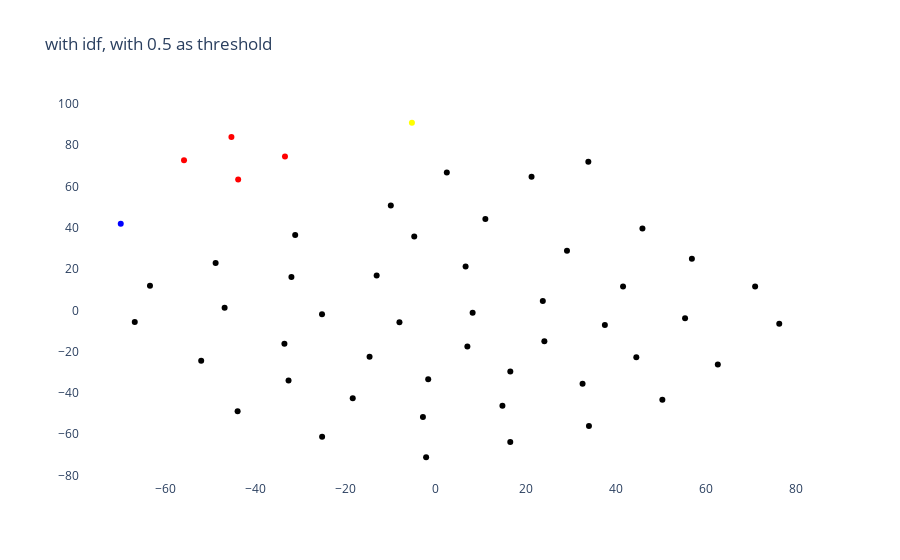

Write notebook code for a chart like this one.
### Code cell
sim_matrix = mb6_sc.nodetypeset.mergeByJaccardSim(return_sim_matrix=True,idf=True)
sim_matrix = np.matrix(sim_matrix)
sim_matrix[sim_matrix>0.5] = 1
sim_matrix[sim_matrix<=0.5] = 0

plot_mb6(sim_matrix,'with idf, with 0.5 as threshold')

### Figure 1 — Plotly figure (JSON) as saved in the notebook; plotly's stock layout.template omitted (floating-point values rounded to 4 significant figures)
{"data": [{"marker": {"color": ["blue", "yellow", "black", "black", "black", "black", "black", "black", "black", "black", "black", "black", "black", "black", "black", "black", "black", "black", "black", "black", "black", "black", "black", "black", "red", "black", "black", "black", "black", "black", "black", "black", "black", "black", "black", "black", "black", "black", "black", "black", "black", "black", "black", "black", "black", "black", "black", "black", "black", "red", "red", "red"]}, "mode": "markers", "text": ["postHighAccuracyThreshold;superLevelRois;logo;neuroglancerMeta;roiHierarchy;postHPThreshold;preHPThreshold;totalPreCount;uuid;roiInfo;neuroglancerInfo;totalPostCount;Meta;meshHost;lastDatabaseEdit;dataset;primaryRois;latestMutationId;medulla7column_Meta;statusDefinitions", "mushroombody_SynapseSet;SynapseSet", "pre;statusLabel;status;alpha1;bodyId;mushroombody_Neuron;roiInfo;post;type;instance;Segment;mushroombody_Segment;Neuron;alpha3;alpha2;size", "pre;statusLabel;mushroombody_Neuron;roiInfo;post;type;instance;status;Segment;mushroombody_Segment;Neuron;alpha3;alpha2;bodyId;size", "pre;roiInfo;post;Segment;mushroombody_Segment;alpha3;bodyId;size", "pre;statusLabel;status;cropped;bodyId;mushroombody_Neuron;roiInfo;post;type;instance;Segment;mushroombody_Segment;Neuron;alpha3;alpha2;size", "pre;statusLabel;mushroombody_Neuron;roiInfo;post;instance;status;Segment;mushroombody_Segment;Neuron;alpha3;bodyId;size", "pre;statusLabel;mushroombody_Neuron;roiInfo;post;type;instance;status;Segment;cropped;Neuron;alpha3;mushroombody_Segment;bodyId;size", "pre;statusLabel;roiInfo;post;instance;status;Segment;mushroombody_Segment;alpha3;bodyId;size", "Segment;pre;mushroombody_Segment;roiInfo;post;bodyId;size", "pre;statusLabel;mushroombody_Neuron;roiInfo;post;status;Segment;mushroombody_Segment;Neuron;bodyId;size", "pre;statusLabel;status;cropped;alpha1;bodyId;mushroombody_Neuron;roiInfo;post;type;instance;Segment;mushroombody_Segment;Neuron;alpha3;alpha2;size", "pre;statusLabel;roiInfo;post;instance;status;Segment;mushroombody_Segment;bodyId;size", "pre;statusLabel;mushroombody_Neuron;roiInfo;post;instance;status;Segment;mushroombody_Segment;Neuron;bodyId;size", "pre;statusLabel;roiInfo;post;status;Segment;mushroombody_Segment;alpha3;bodyId;size", "pre;statusLabel;roiInfo;post;instance;status;Segment;cropped;mushroombody_Segment;bodyId;size", "pre;statusLabel;roiInfo;post;status;Segment;mushroombody_Segment;bodyId;size", "pre;statusLabel;mushroombody_Neuron;roiInfo;post;status;Segment;mushroombody_Segment;Neuron;alpha1;bodyId;size", "pre;statusLabel;mushroombody_Neuron;roiInfo;post;status;Segment;mushroombody_Segment;Neuron;alpha3;bodyId;size", "pre;statusLabel;roiInfo;post;instance;status;Segment;cropped;mushroombody_Segment;alpha3;bodyId;size", "pre;statusLabel;mushroombody_Neuron;roiInfo;post;instance;status;Segment;cropped;Neuron;alpha3;alpha2;mushroombody_Segment;bodyId;size", "pre;statusLabel;mushroombody_Neuron;roiInfo;post;instance;status;Segment;mushroombody_Segment;Neuron;alpha3;alpha2;bodyId;size", "pre;statusLabel;mushroombody_Neuron;roiInfo;post;instance;status;Segment;mushroombody_Segment;Neuron;alpha2;bodyId;size", "pre;statusLabel;mushroombody_Neuron;roiInfo;post;instance;status;Segment;mushroombody_Segment;Neuron;alpha3;alpha2;alpha1;bodyId;size", "confidence;Synapse;alpha3;type;mushroombody_Synapse;location", "pre;statusLabel;mushroombody_Neuron;roiInfo;post;status;Segment;cropped;Neuron;mushroombody_Segment;bodyId;size", "pre;statusLabel;mushroombody_Neuron;roiInfo;post;instance;status;Segment;cropped;Neuron;alpha3;mushroombody_Segment;bodyId;size", "pre;statusLabel;mushroombody_Neuron;roiInfo;post;instance;status;Segment;mushroombody_Segment;Neuron;alpha3;alpha1;bodyId;size", "pre;statusLabel;mushroombody_Neuron;roiInfo;post;instance;status;Segment;cropped;Neuron;mushroombody_Segment;alpha2;bodyId;size", "pre;statusLabel;roiInfo;post;status;Segment;cropped;mushroombody_Segment;alpha3;bodyId;size", "pre;statusLabel;mushroombody_Neuron;roiInfo;post;instance;status;Segment;mushroombody_Segment;Neuron;alpha2;alpha1;bodyId;size", "pre;statusLabel;roiInfo;post;instance;status;Segment;mushroombody_Segment;alpha3;alpha2;bodyId;size", "pre;statusLabel;roiInfo;post;instance;status;Segment;mushroombody_Segment;alpha2;bodyId;size", "pre;roiInfo;post;Segment;mushroombody_Segment;alpha2;bodyId;size", "pre;statusLabel;roiInfo;post;instance;status;Segment;cropped;mushroombody_Segment;alpha2;bodyId;size", "pre;statusLabel;mushroombody_Neuron;roiInfo;post;type;instance;status;Segment;cropped;Neuron;mushroombody_Segment;alpha2;bodyId;size", "pre;statusLabel;roiInfo;post;status;Segment;mushroombody_Segment;alpha2;bodyId;size", "pre;statusLabel;mushroombody_Neuron;roiInfo;post;status;Segment;mushroombody_Segment;Neuron;alpha2;bodyId;size", "pre;statusLabel;mushroombody_Neuron;roiInfo;post;type;instance;status;Segment;mushroombody_Segment;Neuron;alpha2;alpha1;bodyId;size", "pre;statusLabel;mushroombody_Neuron;roiInfo;post;instance;status;Segment;cropped;Neuron;mushroombody_Segment;alpha2;alpha1;bodyId;size", "pre;statusLabel;roiInfo;post;instance;status;Segment;mushroombody_Segment;alpha2;alpha1;bodyId;size", "pre;statusLabel;status;cropped;alpha1;bodyId;mushroombody_Neuron;roiInfo;post;type;instance;Segment;mushroombody_Segment;Neuron;alpha2;size", "pre;statusLabel;roiInfo;post;instance;status;Segment;mushroombody_Segment;alpha1;bodyId;size", "pre;roiInfo;post;Segment;mushroombody_Segment;alpha1;bodyId;size", "pre;statusLabel;mushroombody_Neuron;roiInfo;post;instance;status;Segment;mushroombody_Segment;Neuron;alpha1;bodyId;size", "pre;statusLabel;roiInfo;post;instance;status;Segment;cropped;mushroombody_Segment;alpha1;bodyId;size", "pre;statusLabel;mushroombody_Neuron;roiInfo;post;type;instance;status;Segment;mushroombody_Segment;Neuron;alpha1;bodyId;size", "pre;statusLabel;mushroombody_Neuron;roiInfo;post;instance;status;Segment;cropped;Neuron;mushroombody_Segment;alpha1;bodyId;size", "pre;statusLabel;roiInfo;post;type;instance;status;Segment;mushroombody_Segment;alpha1;bodyId;size", "confidence;Synapse;type;mushroombody_Synapse;location", "confidence;Synapse;alpha1;type;mushroombody_Synapse;location", "confidence;Synapse;alpha2;type;mushroombody_Synapse;location"], "type": "scatter", "x": [-69.82, -5.245, 37.55, 16.57, -66.71, 14.83, -33.52, -2.098, -46.79, 33.88, -43.9, 7.051, 2.498, -32.61, -63.34, -31.13, 21.29, 41.58, -51.98, -31.97, -8.009, -14.64, -1.633, 16.57, -45.28, -25.16, -25.18, 8.219, -2.802, -48.78, 24.13, -13.06, -4.729, -9.929, 6.661, 34.02, 11.04, -18.37, 32.6, 23.79, 29.14, 50.29, 56.85, 45.88, 55.33, 76.22, 44.52, 62.6, 70.87, -43.78, -55.79, -33.4], "y": [41.91, 90.86, -7.108, -63.72, -5.641, -46.22, -16.21, -71.15, 1.232, 71.93, -48.88, -17.56, 66.71, -34.0, 11.91, 36.46, 64.71, 11.54, -24.47, 16.11, -5.819, -22.42, -33.34, -29.68, 84.01, -61.26, -1.883, -1.164, -51.62, 22.9, -14.93, 16.84, 35.82, 50.76, 21.28, -55.97, 44.28, -42.61, -35.54, 4.554, 28.82, -43.24, 25.04, 39.58, -3.814, -6.476, -22.72, -26.26, 11.57, 63.36, 72.65, 74.46]}], "layout": {"plot_bgcolor": "rgba(0,0,0,0)", "title": {"text": "with idf, with 0.5 as threshold"}}}
